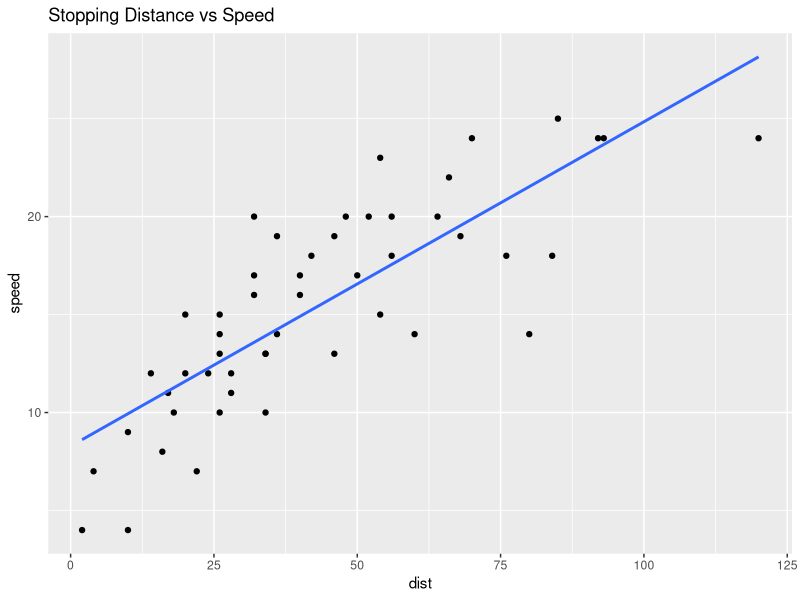
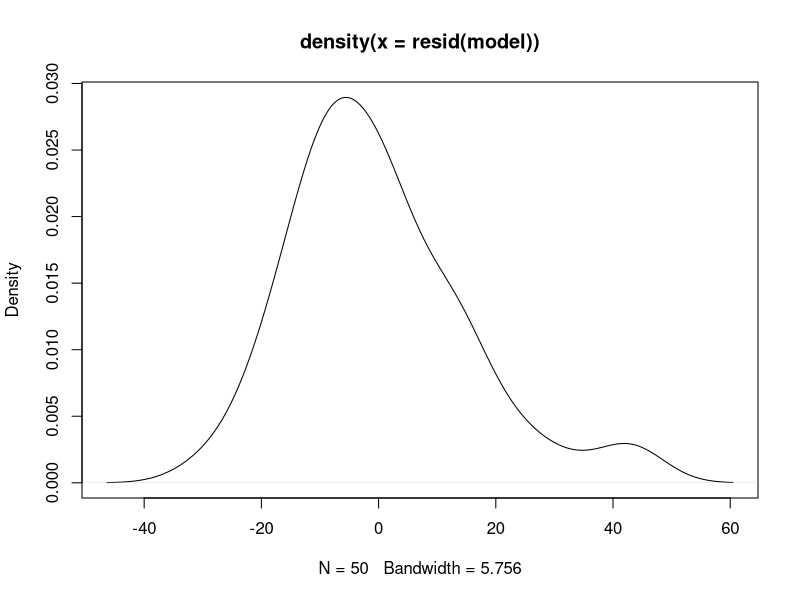
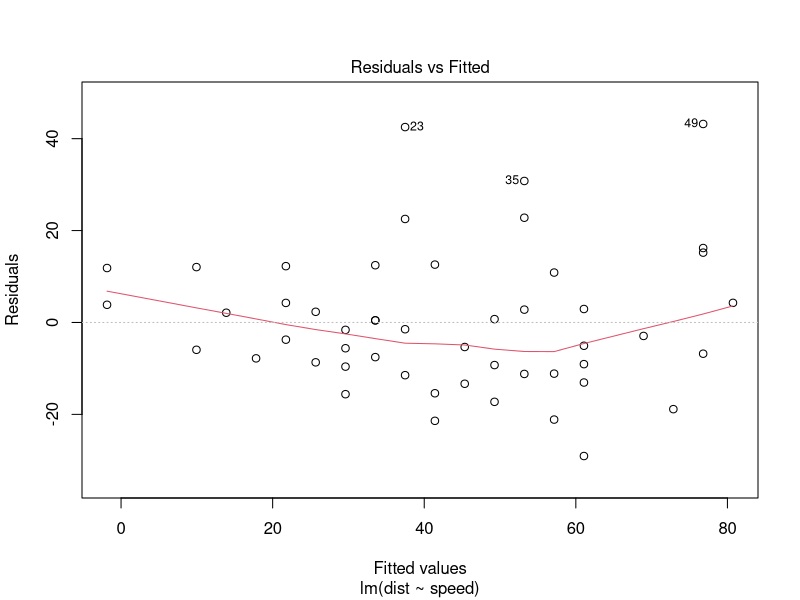
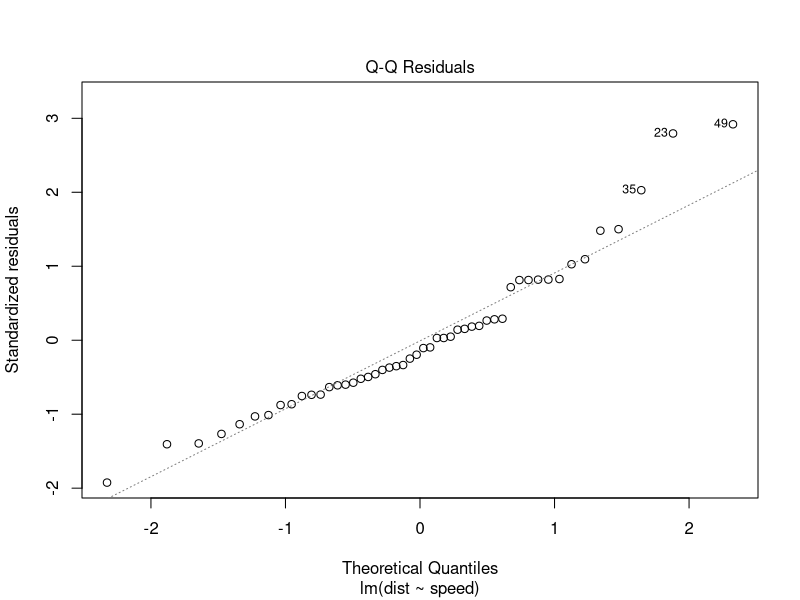
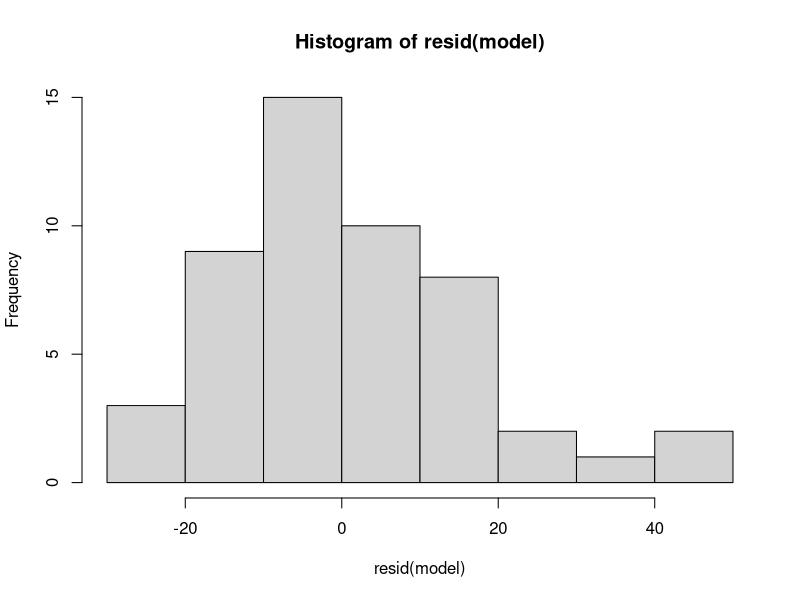
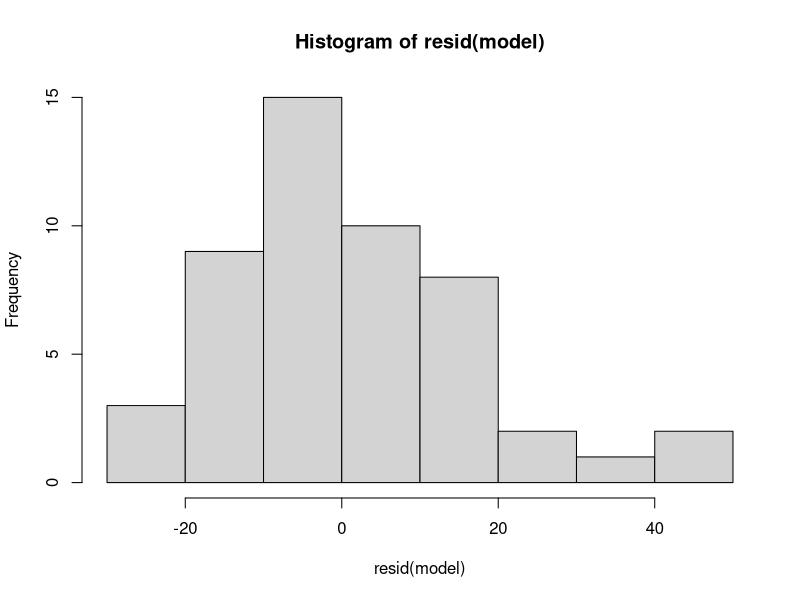

Generate these figures, in order, with R:
## ---- chunk 1
knitr::opts_chunk$set(echo = TRUE)
## ---- chunk 2
library(ggplot2)
## ---- chunk 3

data(cars)

# Create a scatter plot of stopping distance (dist) as a function of speed (speed)

plot <- cars |> 
  ggplot(aes(dist, speed)) +
  geom_point() +
  geom_smooth(method = 'lm', se = FALSE) + # Add a regression line to the plot
  ggtitle("Stopping Distance vs Speed")
print(plot)

## ---- chunk 4
# Construct a simple linear regression model
model <- lm(dist ~ speed, data=cars)

# Summarize the model
summary(model)
## ---- chunk 5
# Calculate and interpret the R-squared value
summary(model)$r.squared
# Perform a residual analysis
plot(density(resid(model)))

## ---- chunk 6
# Plot residuals versus fitted values
plot(model, 1)
# Create Q-Q plot of residuals
plot(model, 2)
# Perform Shapiro-Wilk test

# Plot histogram of residuals
plot(hist(resid(model)))
## ---- chunk 7
# Import the WHO dataset
## ---- chunk 8
# Create a scatterplot of LifeExp vs. TotExp
## ---- chunk 9
# Run a simple linear regression model
## ---- chunk 10
# Transform variables: LifeExp^4.6 and TotExp^0.06
## ---- chunk 11
# Create a scatterplot with the transformed variables
## ---- chunk 12
# Run regression with transformed variables
## ---- chunk 13
# Forecast life expectancy for specified transformed values
## ---- chunk 14
# Build multiple regression model with interaction
## ---- chunk 15
# Forecast life expectancy using the multiple regression model
## ---- chunk 16
# Calculate optimal lot size and number of orders
## ---- chunk 17
# Find time at which revenue is maximized
## ---- chunk 18
# Calculate area under the demand curve
## ---- chunk 19
# Find value of x that maximizes profit
## ---- chunk 20
# Determine if valid PDF and calculate probability
## ---- chunk 21
# Integrate to find cumulative market share
## ---- chunk 22
# Approximate Revenue Function using Taylor Series
# Approximate Cost Function using Taylor Series
# Compare optimization results
## ---- chunk 23
# Derive Taylor Series expansion
# Compare approximated risk with actual function
## ---- chunk 24
# Expand cost function using Taylor Series
# Approximate profit function
# Suggest pricing strategy
## ---- chunk 25
# Derive Maclaurin Series expansion
# Approximate growth for small investments
# Recommend investment level
## ---- chunk 26
# Find local maxima, minima, and saddle points
## ---- chunk 27
# Find revenue function
# Determine optimal prices
## ---- chunk 28
# Determine optimal production at each plant
## ---- chunk 29
# Find optimal spending levels
# Identify saddle points
